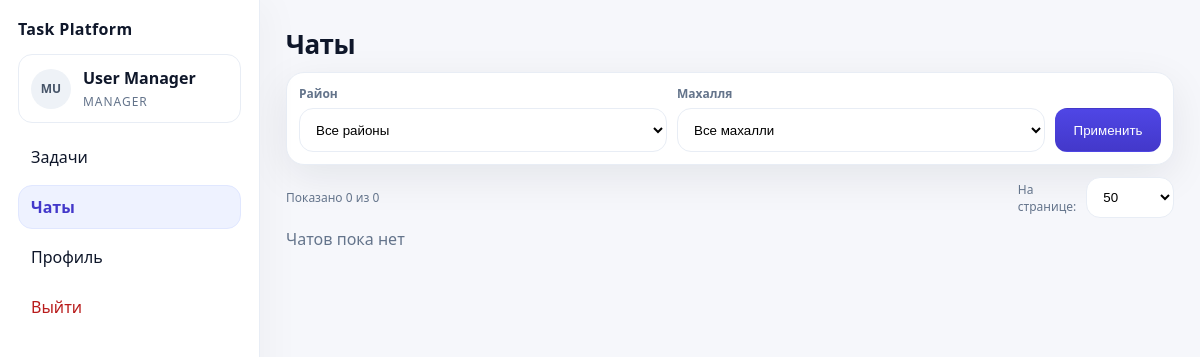
Page /manager/chats (signed in) on the committed database.
### app/models.py (models this page shows)
class User(db.Model, UserMixin):
    __tablename__ = "users"
    id = db.Column(db.Integer, primary_key=True)
    role = db.Column(db.String(20), nullable=False)  # admin | manager | worker
    login = db.Column(db.String(80), unique=True, nullable=False)
    password_hash = db.Column(db.String(255), nullable=False)
    first_name = db.Column(db.String(120), nullable=False)
    last_name = db.Column(db.String(120), nullable=False)
    middle_name = db.Column(db.String(120), default="")
    photo_path = db.Column(db.String(255), default="")
    note = db.Column(db.String(255), default="")  # пожелание / заметка
    is_active = db.Column(db.Boolean, default=True)
    created_at = db.Column(db.DateTime, default=datetime.utcnow)
    @property
    def full_name(self):
        mid = f" {self.middle_name}" if self.middle_name else ""
        return f"{self.last_name} {self.first_name}{mid}"

### app/manager.py (the view, shortened to what this page needs)
@bp.get("/chats")
@login_required
def chats():
    require_role(current_user, "manager")
    district_id = request.args.get("district_id", type=int)
    mahalla_id = request.args.get("mahalla_id", type=int)
    page = request.args.get("page", default=1, type=int)
    per_page = request.args.get("per_page", default=50, type=int)
    per_page = max(20, min(per_page, 100))
    conv_q = Conversation.query.filter(Conversation.manager_id == _manager_id())
    conv_page = conv_q.order_by(Conversation.last_message_at.desc()).paginate(
        page=page,
        per_page=per_page,
        error_out=False,
    )
    convs = conv_page.items
    conv_ids = [c.id for c in convs]
    worker_ids = [c.worker_id for c in convs]
    workers_by_id = {}
    assign_by_worker = {}
    streets_by_id = {}
    mahallas_by_id = {}
    districts_by_id = {}
    unread_by_conv = {}
    last_msg_by_conv = {}
    items = []
    all_districts = District.query.order_by(District.name.asc()).all()
    mahalla_filter_q = Mahalla.query.order_by(Mahalla.name.asc())
    if district_id:
        mahalla_filter_q = mahalla_filter_q.filter(Mahalla.district_id == district_id)
    all_mahallas = mahalla_filter_q.all()
    return render_template(
        "manager_chats.html",
        items=items,
        chats_page=conv_page,
        per_page=per_page,
        districts=all_districts,
        mahallas=all_mahallas,
        district_id=district_id,
        mahalla_id=mahalla_id,
    )

### app/manager.py (called while the page is built)
def _manager_id():
    return current_user.id

### app/utils.py (called while the page is built)
def require_role(user: User, *roles):
    if user.role not in roles:
        abort(403)

### app/templates/manager_chats.html (shortened to what this page needs)
{% extends "base.html" %}
{% block content %}
<div class="pagehead chats-head">
  <h1>Чаты</h1>
</div>
<form class="chat-filters" method="get">
  <div class="chat-filter-field">
    <label for="districtSelect">Район</label>
    <select id="districtSelect" name="district_id">
      <option value="">Все районы</option>
    </select>
  </div>
  <div class="chat-filter-field">
    <label for="mahallaSelect">Махалля</label>
    <select id="mahallaSelect" name="mahalla_id">
      <option value="">Все махалли</option>
    </select>
  </div>
  <div class="chat-filter-actions">
    <button class="btn primary smallbtn" type="submit">Применить</button>
  </div>
</form>
<div class="row-between">
  <div class="muted small">Показано {{ items|length }} из {{ chats_page.total }}</div>
  <form method="get" class="row">
    <label class="muted small" for="chats-per-page">На странице:</label>
    <select id="chats-per-page" name="per_page" onchange="this.form.submit()">
      {% for n in [20, 50, 100] %}
        <option value="{{ n }}" {{ 'selected' if per_page == n else '' }}>{{ n }}</option>
      {% endfor %}
    </select>
  </form>
</div>
<div class="list">
  {% for it in items %}
    <a class="chatrow" href="{{ url_for('manager.chat', conversation_id=it.conv.id) }}">
      <div class="chatrow-main row gap">
        <div class="avatar avatar-sm">
          {% if it.worker.photo_path %}
            <img src="{{ url_for('auth.avatar_get', user_id=it.worker.id) }}" alt="avatar">
          {% else %}
            <div class="avatar-fallback">
              {{ (it.worker.first_name[:1] ~ it.worker.last_name[:1]).upper() }}
            </div>
          {% endif %}
        </div>
        <div>
          <div class="strong">{{ it.worker.full_name }}</div>
          <div class="muted small">{{ it.district }} · {{ it.mahalla }} · {{ it.street }}</div>
          <div class="small">
            {% if it.last_msg %}
              {{ ("[Задача] " if it.last_msg.type=="task" else "") ~ (it.last_msg.title if it.last_msg.type=="task" else it.last_msg.body) }}
            {% else %}
              <span class="muted">Нет сообщений</span>
            {% endif %}
          </div>
        </div>
      </div>
      <div class="chatrow-right">
        {% if it.last_msg %}
          <div class="muted small">{{ it.last_msg.sent_at|uztime('%H:%M') }}</div>
        {% endif %}
        {% if it.unread > 0 %}
          <div class="badge">{{ it.unread }}</div>
        {% endif %}
      </div>
    </a>
  {% else %}
    <div class="muted">Чатов пока нет</div>
  {% endfor %}
</div>
{% endblock %}

### app/templates/base.html (shortened to what this page needs)
<!doctype html>
<html lang="ru">
<head>
  <link rel="stylesheet" href="{{ url_for('static', filename='css/styles.css') }}">
</head>
<body>
  {% set _hide = hide_sidebar or (not current_user.is_authenticated) %}
  <div class="layout {% if _hide %}layout-auth{% endif %}">
    {% if not _hide %}
      <aside class="sidebar">
        <div class="brand">Task Platform</div>
        <div class="userbox">
          <div class="avatar">
            {% if current_user.photo_path %}
              <img src="{{ url_for('auth.avatar_get', user_id=current_user.id) }}" alt="avatar">
            {% else %}
              <div class="avatar-fallback">
                {{ (current_user.first_name[:1] ~ current_user.last_name[:1]).upper() }}
              </div>
            {% endif %}
          </div>
          <div>
            <div class="user-name">{{ current_user.full_name }}</div>
            <div class="user-role">{{ current_user.role }}</div>
          </div>
        </div>
        <nav class="nav">
          {% if current_user.role == "admin" %}
            <a class="navlink {{ 'active' if request.path.startswith('/admin/structure') else '' }}"
   href="{{ url_for('admin.structure') }}">Структура</a>
            <a class="navlink {{ 'active' if request.path.startswith('/admin/workers') else '' }}"
   href="{{ url_for('admin.workers') }}">Работники</a>
            <a class="navlink {{ 'active' if request.path.startswith('/admin/import') else '' }}"
   href="{{ url_for('admin.import_page') }}">Импорт</a>
          {% elif current_user.role == "manager" %}
            <a class="navlink {{ 'active' if request.path.startswith('/manager/tasks') else '' }}"
   href="{{ url_for('manager.tasks') }}">Задачи</a>
            <a class="navlink {{ 'active' if request.path.startswith('/manager/chats') else '' }}"
   href="{{ url_for('manager.chats') }}">Чаты</a>
          {% else %}
            <a class="navlink {{ 'active' if request.path.startswith('/worker/inbox') else '' }}"
   href="{{ url_for('worker.inbox') }}">Входящие</a>
            <a class="navlink {{ 'active' if request.path.startswith('/worker/chat') else '' }}"
   href="{{ url_for('worker.chat') }}">Чат</a>
          {% endif %}
          <a class="navlink {{ 'active' if request.path.startswith('/profile') else '' }}"
 href="{{ url_for('auth.profile') }}">Профиль</a>
          <a class="navlink danger" href="{{ url_for('auth.logout') }}">Выйти</a>
        </nav>
      </aside>
    {% endif %}
    <main class="content {% if _hide %}content-auth{% endif %}">
      {% block content %}{% endblock %}
    </main>
  </div>
</body>
</html>

### app/static/css/styles.css (style rules this page uses)
:root { --bg:#f6f7fb; --card:#ffffff; --text:#0f172a; --muted:#64748b; --line:#e8edf5; --primary:#111827; --accent:#4f46e5; --accent2:#4338ca; --danger:#b91c1c; --ok:#15803d; --ring: rgba(79,70,229,.18); --shadow: 0 12px 40px rgba(15,23,42,.08); --radius:18px; }
* { box-sizing:border-box }
body { margin:0; font-family: ui-sans-serif, system-ui, -apple-system, Segoe UI, Roboto; background:var(--bg); color:var(--text); }
a { color:inherit;text-decoration:none }
.btn,.card,input,select,textarea,.navlink,.chatrow,.item,.msg-body,.filecard { transition: all .15s ease; }
.layout { display:flex; min-height:100vh }
.sidebar { width:260px; background:var(--card); border-right:1px solid var(--line); padding:18px; position:sticky; top:0; height:100vh; box-shadow: 10px 0 35px rgba(15,23,42,.03); }
.brand { font-weight:900; font-size:16px; letter-spacing:.02em; margin-bottom:14px; }
.userbox { padding:12px; border:1px solid var(--line); border-radius:14px; margin-bottom:12px; background:#fff; display:flex; gap:12px; align-items:center; }
.user-name { font-weight:800 }
.user-role { font-size:12px; color:var(--muted); margin-top:4px; text-transform:uppercase; letter-spacing:.08em; }
.nav { display:flex; flex-direction:column; gap:6px }
.navlink { padding:10px 12px; border-radius:14px; border:1px solid transparent; background:transparent; }
.navlink.active { background:#eef2ff; border-color:#e0e7ff; color:var(--accent2); font-weight:800; }
.navlink.danger { color:var(--danger); }
.content { flex:1; padding:26px; max-width:1180px }
.pagehead { margin-bottom:14px }
.pagehead h1 { margin:0; font-size:26px; font-weight:900; letter-spacing:-.02em; }
.row { display:flex; gap:10px; align-items:center }
.row-between { display:flex; justify-content:space-between; align-items:center; gap:12px }
.avatar { width:40px; height:40px; border-radius:50%; overflow:hidden; background:#eef2f7; display:flex; align-items:center; justify-content:center; font-weight:800; color:#475569; flex-shrink:0; }
.avatar-fallback { width:100%; height:100%; display:flex; align-items:center; justify-content:center; font-size:12px; }
.list { display:flex; flex-direction:column; gap:10px; margin-top:10px }
.muted { color:var(--muted) }
.small { font-size:12px }
input,select,textarea { width:100%; padding:11px 12px; border-radius:14px; border:1px solid var(--line); outline:none; background:#fff; }
select { cursor:pointer }
.btn { border:1px solid var(--line); background:#fff; padding:0 14px; height:44px; border-radius:14px; cursor:pointer; }
.btn.primary { background: linear-gradient(180deg, var(--accent) 0%, var(--accent2) 100%); color:#fff; border-color: transparent; }
.smallbtn { height:38px; padding:0 12px; border-radius:12px; }
.chats-head { margin-bottom:10px; }
.chat-filters { display:grid; grid-template-columns:1fr 1fr auto; gap:10px; padding:12px; border:1px solid var(--line); border-radius:18px; background:var(--card); box-shadow:var(--shadow); margin-bottom:12px; }
.chat-filter-field label { display:block; margin-bottom:6px; font-size:12px; color:var(--muted); font-weight:700; }
.chat-filter-field select { height:44px; }
.chat-filter-actions { display:flex; align-items:flex-end; gap:8px; }
.chat-filter-actions .btn { min-width:106px; height:44px; display:flex; align-items:center; justify-content:center; }

### rows in the picture
User: first_name+last_name "MU", full_name "User Manager", role "MANAGER"

### other values in the picture
{{ items|length }} "0"
{{ chats_page.total }} "0"
form field per_page "50"
